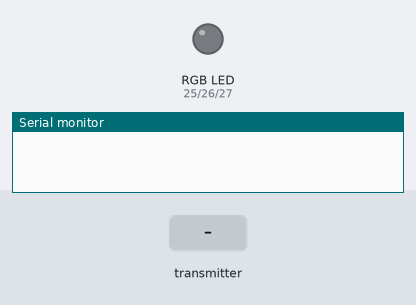
This sketch was run on a simulated ESP32. Shown: an RGB LED mixed from three pins (HIGH = lit), the last lines printed to the serial monitor. The test bench sets the inputs (shaded band).

Above: at 1.2 s.
1.3 s: the transmitter starts sending r = 1024
At 2.5 s:
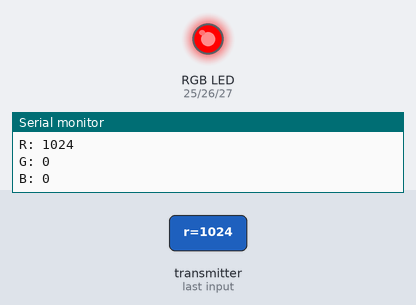
2.8 s: the transmitter starts sending g = 1024
At 3.9 s:
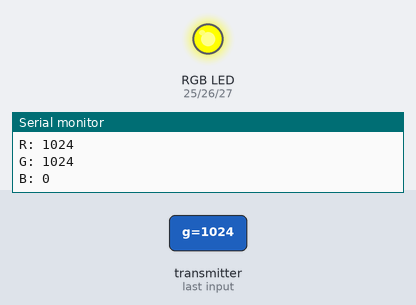
4.3 s: the transmitter starts sending b = 1024
At 5.0 s:
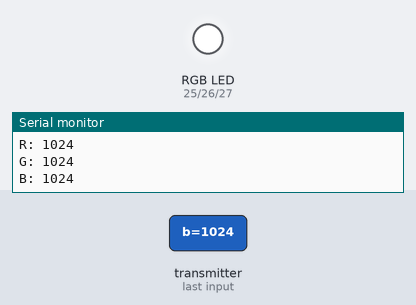
5.8 s: the transmitter starts sending r = 0
At 6.2 s:
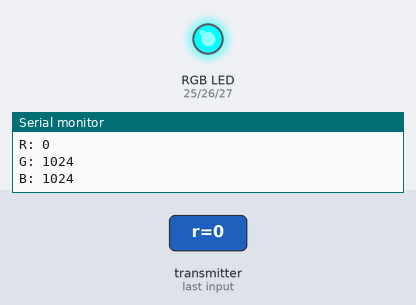
7.3 s: the transmitter starts sending g = 0
At 8.5 s:
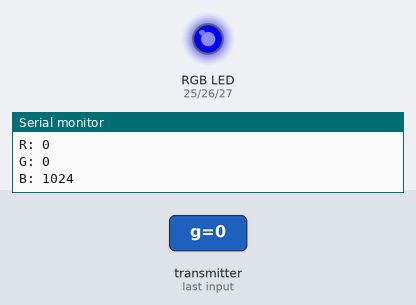
8.8 s: the transmitter starts sending r = 2048
At 9.7 s:
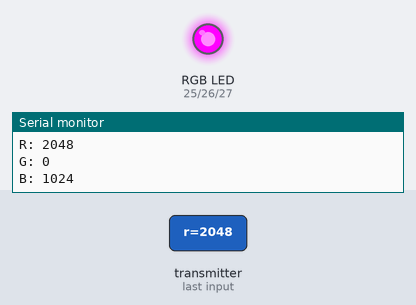
Timing chart, 0 to 11.3 s (numbered marks = the images above; inputs shaded):
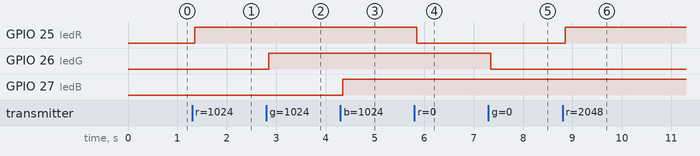

The sketch:

OnewayEspnowReciever.ino
```cpp
#include <esp_now.h>
#include <WiFi.h>

#define ledR 25
#define ledG 26
#define ledB 27


// Structure example to receive data
// Must match the sender structure
typedef struct struct_message {
    int r;
    int g;
    int b;
} struct_message;

// Create a struct_message called myData
struct_message myData;

// callback function that will be executed when data is received
void OnDataRecv(const uint8_t * mac, const uint8_t *incomingData, int len) {
  memcpy(&myData, incomingData, sizeof(myData));
  ledcWrite(1, myData.r);
  ledcWrite(2, myData.g);
  ledcWrite(3, myData.b);
  Serial.print("Bytes received: ");
  Serial.println(len);
  Serial.print("R: ");
  Serial.println(myData.r);
  Serial.print("G: ");
  Serial.println(myData.g);
  Serial.print("B: ");
  Serial.println(myData.b);
}

void setup() {
  // Initialize Serial Monitor
  Serial.begin(115200);

  ledcAttachPin(ledR, 1); // assign RGB led pins to channels
  ledcAttachPin(ledG, 2);
  ledcAttachPin(ledB, 3);

  ledcSetup(1, 12000, 8); // 12 kHz PWM, 8-bit resolution
  ledcSetup(2, 12000, 8);
  ledcSetup(3, 12000, 8);

  // Set device as a Wi-Fi Station
  WiFi.mode(WIFI_STA);

  // Init ESP-NOW
  if (esp_now_init() != ESP_OK) {
    Serial.println("Error initializing ESP-NOW");
    return;
  }

  // Once ESPNow is successfully Init, we will register for recv CB to
  // get recv packer info
  esp_now_register_recv_cb(OnDataRecv);
}

void loop() {

}
```

Measured:
- after the input at 1.3 s, GPIO 25 (ledR): LOW → HIGH after 0.05 s
- after the input at 2.8 s, GPIO 26 (ledG): LOW → HIGH after 0.05 s
- after the input at 4.3 s, GPIO 27 (ledB): LOW → HIGH after 0.05 s
- after the input at 5.8 s, GPIO 25 (ledR): HIGH → LOW after 0.05 s
- after the input at 7.3 s, GPIO 26 (ledG): HIGH → LOW after 0.05 s
- after the input at 8.8 s, GPIO 25 (ledR): LOW → HIGH after 0.05 s
